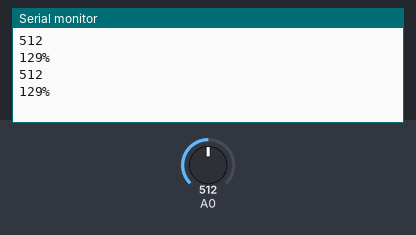
This sketch was run on a simulated Arduino Uno, built with avr-gcc and run on an emulated ATmega328P. Shown: the last lines printed to the serial monitor. The test bench sets the inputs (shaded band); at power-on: A0 = 512.

Above: at 1.2 s.
1.3 s: A0 set to 716
At 2.6 s:
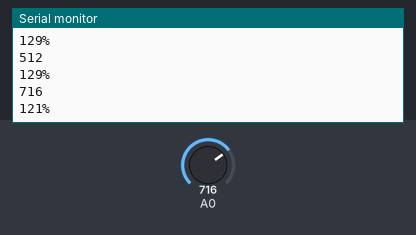
2.8 s: A0 set to 900
At 3.8 s:
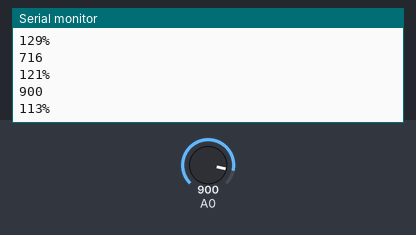
Timing chart, 0 to 5.8 s (numbered marks = the images above; inputs shaded):
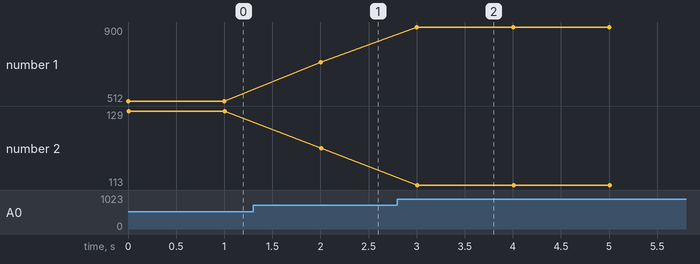

Measured:
- after the input at 1.3 s, the serial monitor: prints a new line after 0.70 s (image 1)
- after the input at 2.8 s, the serial monitor: prints a new line after 0.20 s (image 2)
- plotted number 1: 512 → 716 after the input at 1.3 s, 716 → 900 after the input at 2.8 s
- plotted number 2: 129 → 121 after the input at 1.3 s, 121 → 113 after the input at 2.8 s

The sketch:

sketch_soil_master.ino
```cpp
void setup() {
  // put your setup code here, to run once:
  Serial.begin(9600);

}
const int dry = 3500;
const int wet = 1200;
void loop() {
  // put your main code here, to run repeatedly:
  Serial.println(analogRead(A0));
  int percent = map(analogRead(A0), wet, dry, 100, 0);
  Serial.print(percent);
  Serial.println("%");

  delay(1000);

}
```
